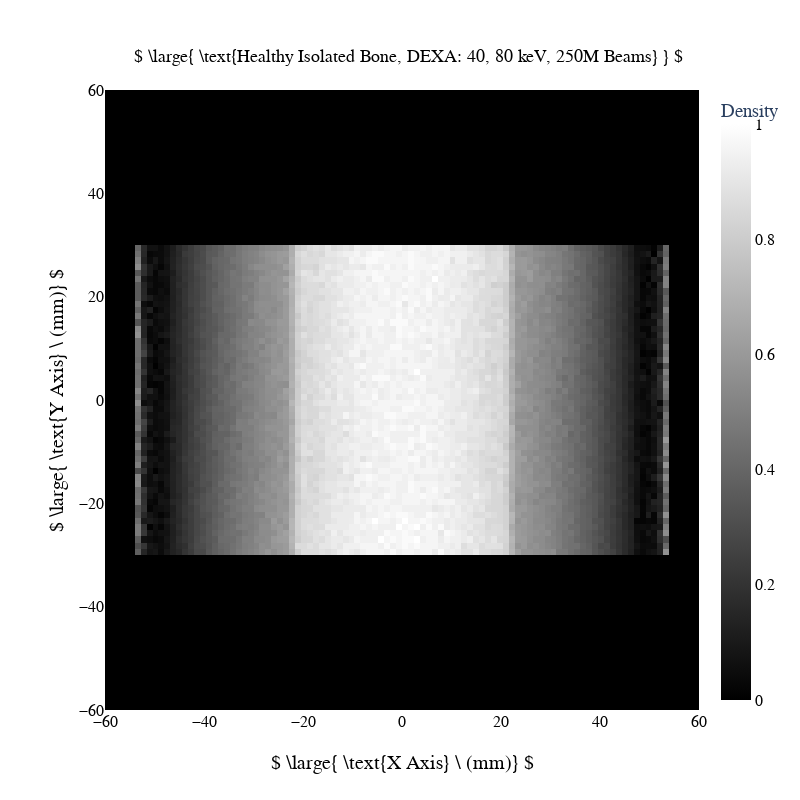

Write notebook code for a chart like this one.
### Code cell
array = htmp_array
# array = denoised_image
# array = fft_image
array = bone_1
# array = tissue_1

title   = r"$ \large{ \text{Healthy Isolated Bone, DEXA: 40, 80 keV, 250M Beams} } $"
x_label = r"$ \large{ \text{X Axis} \ (mm)} $"
y_label = r"$ \large{ \text{Y Axis} \ (mm)} $"

width  = 800
height = 800

save_as = 'dexa bone2'

heatmap2(array, xlim, ylim, title, x_label, y_label, width, height, save_as)

### Figure 1 — Plotly figure (JSON) as saved in the notebook; plotly's stock layout.template omitted (floating-point values rounded to 4 significant figures; data arrays with more than 128 entries replaced by an {"elided": "..."} marker saying what was removed)
{"data": [{"colorbar": {"tickfont": {"color": "Black", "family": "Merriweather", "size": 16}, "title": {"text": "Density"}}, "colorscale": [[0, "black"], [1, "white"]], "type": "heatmap", "x": [-60, -58.8, -57.6, -56.4, -55.2, -54.0, -52.8, -51.6, -50.4, -49.2, -48.0, -46.8, -45.6, -44.4, -43.2, -42.0, -40.8, -39.6, -38.4, -37.2, -36.0, -34.8, -33.6, -32.4, -31.2, -30.0, -28.8, -27.6, -26.4, -25.2, -24.0, -22.8, -21.6, -20.4, -19.2, -18.0, -16.8, -15.6, -14.4, -13.2, -12.0, -10.8, -9.6, -8.4, -7.2, -6.0, -4.8, -3.6, -2.4, -1.2, 1.421e-13, 1.2, 2.4, 3.6, 4.8, 6.0, 7.2, 8.4, 9.6, 10.8, 12.0, 13.2, 14.4, 15.6, 16.8, 18.0, 19.2, 20.4, 21.6, 22.8, 24.0, 25.2, 26.4, 27.6, 28.8, 30.0, 31.2, 32.4, 33.6, 34.8, 36.0, 37.2, 38.4, 39.6, 40.8, 42.0, 43.2, 44.4, 45.6, 46.8, 48.0, 49.2, 50.4, 51.6, 52.8, 54.0, 55.2, 56.4, 57.6, 58.8, 60.0], "y": [-60, -58.8, -57.6, -56.4, -55.2, -54.0, -52.8, -51.6, -50.4, -49.2, -48.0, -46.8, -45.6, -44.4, -43.2, -42.0, -40.8, -39.6, -38.4, -37.2, -36.0, -34.8, -33.6, -32.4, -31.2, -30.0, -28.8, -27.6, -26.4, -25.2, -24.0, -22.8, -21.6, -20.4, -19.2, -18.0, -16.8, -15.6, -14.4, -13.2, -12.0, -10.8, -9.6, -8.4, -7.2, -6.0, -4.8, -3.6, -2.4, -1.2, 1.421e-13, 1.2, 2.4, 3.6, 4.8, 6.0, 7.2, 8.4, 9.6, 10.8, 12.0, 13.2, 14.4, 15.6, 16.8, 18.0, 19.2, 20.4, 21.6, 22.8, 24.0, 25.2, 26.4, 27.6, 28.8, 30.0, 31.2, 32.4, 33.6, 34.8, 36.0, 37.2, 38.4, 39.6, 40.8, 42.0, 43.2, 44.4, 45.6, 46.8, 48.0, 49.2, 50.4, 51.6, 52.8, 54.0, 55.2, 56.4, 57.6, 58.8, 60.0], "z": {"elided": "100x100 float values"}}], "layout": {"height": 800, "margin": {"b": 90, "l": 105, "r": 90, "t": 90}, "title": {"font": {"color": "Black", "family": "Merriweather", "size": 18}, "text": "$ \\large{ \\text{Healthy Isolated Bone, DEXA: 40, 80 keV, 250M Beams} } $", "x": 0.51, "xanchor": "center", "y": 0.93, "yanchor": "middle"}, "width": 800, "xaxis": {"tickfont": {"color": "Black", "family": "Merriweather", "size": 16}, "title": {"font": {"color": "Black", "family": "Merriweather", "size": 20}, "standoff": 25, "text": "$ \\large{ \\text{X Axis} \\ (mm)} $"}}, "yaxis": {"tickfont": {"color": "Black", "family": "Merriweather", "size": 16}, "title": {"font": {"color": "Black", "family": "Merriweather", "size": 20}, "standoff": 10, "text": "$ \\large{ \\text{Y Axis} \\ (mm)} $"}}}}
